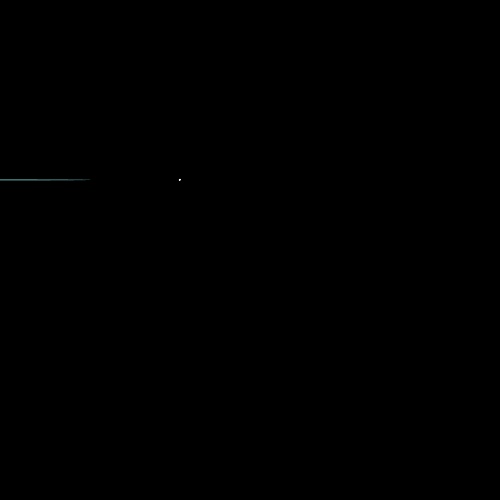
Frame 1 (no input)
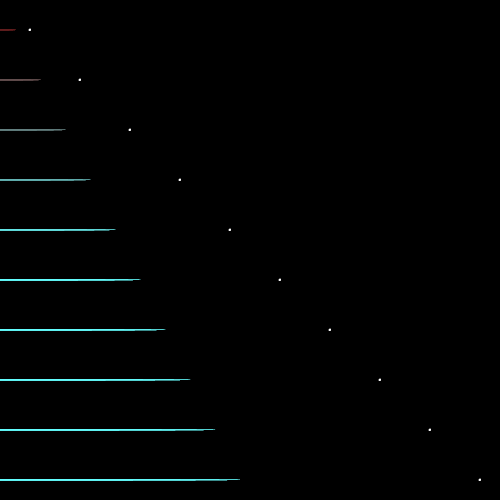
Frame 60 (the mouse pressed at the canvas centre just before this capture)
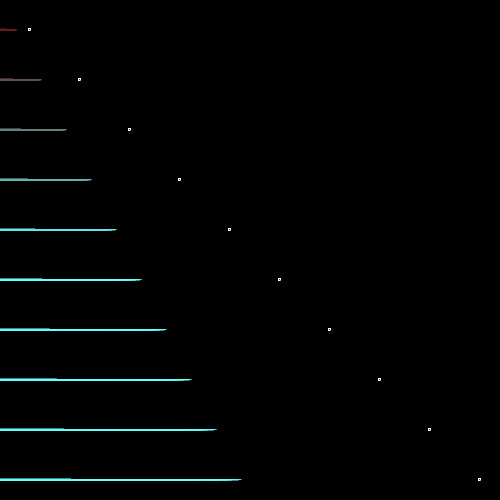
Frame 120 (the mouse held since frame 60 and released just before this capture)

The Processing sketch that drew these frames (run headless with seeded random() and noise(); from frame 60 on, the mouse is pressed at the canvas centre):

// Processing sketch: processing_3231
// ── processing_3231.pde

Pincel M; 
 
 
void setup(){ 
  size(500, 500); 
  background(0);  
  smooth(); 
   M = new Pincel();
} 
 
 
void draw(){ 
  M.dibuja(); 
} 
 
 
class Pincel{ 
  float x, y; 
  float diametro; 
  color col; 
 
  Pincel(){ 
    x = random(height); 
    y = random(width); 
    diametro = 1; 
     
  } 
 
  void dibuja(){ 
    calc(); 
     stroke(0); 
     
} 
   
 
  void calc(){ 
    x += random(10, -50); 
    y += random(50, 10); 
     
     x = y % width ; 
    y = x % height;
     
      
    
   fill(0);
  stroke(255);
  strokeWeight(1);
  
  
  ellipse(x,y, diametro, diametro); 
  
 
 fill(100,y,x);
 noStroke();
ellipse(diametro, x, y, diametro); 
    
     
  } 
} 
 
 
void mousePressed(){ 
 M.diametro += 1;  
} 
